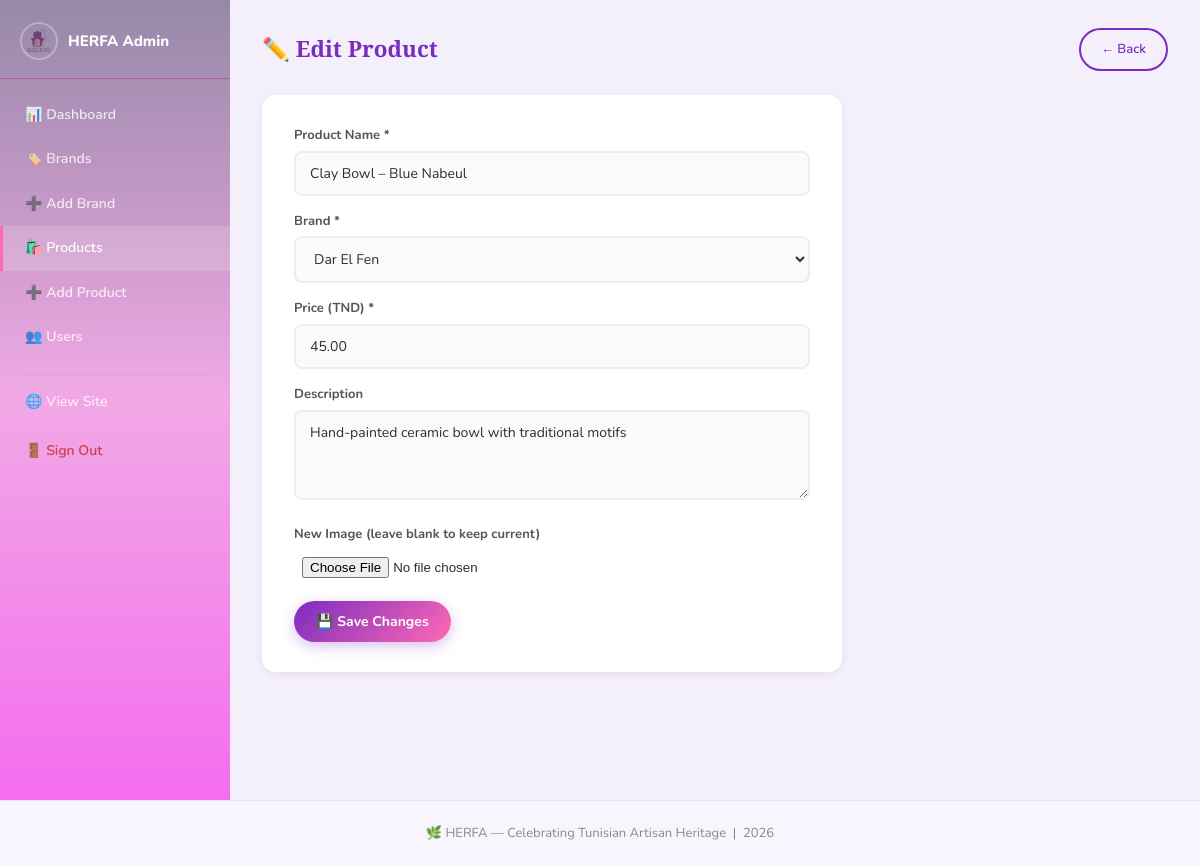
Page /admin/product_edit.php?id=1 (signed in) on the committed database.
### tables this page shows
CREATE TABLE IF NOT EXISTS products (
    id INT AUTO_INCREMENT PRIMARY KEY,
    name VARCHAR(120) NOT NULL,
    brand_id INT NOT NULL,
    price DECIMAL(10,2) NOT NULL,
    description TEXT,
    image VARCHAR(255),
    created_at DATETIME DEFAULT CURRENT_TIMESTAMP,
    FOREIGN KEY (brand_id) REFERENCES brands(id) ON DELETE CASCADE
);

CREATE TABLE IF NOT EXISTS brands (
    id INT AUTO_INCREMENT PRIMARY KEY,
    name VARCHAR(120) NOT NULL,
    category VARCHAR(80) NOT NULL,
    description TEXT,
    image VARCHAR(255),
    created_at DATETIME DEFAULT CURRENT_TIMESTAMP
);

### admin/product_edit.php (the view, shortened to what this page needs)
<?php
$pdo = getPDO();
$id  = (int)($_GET['id'] ?? 0);
$stmt = $pdo->prepare('SELECT * FROM products WHERE id=?');
$stmt->execute([$id]);
$product = $stmt->fetch();
$brands = $pdo->query('SELECT id, name FROM brands ORDER BY name')->fetchAll();
include '../includes/header.php';
?>
<div class="admin-layout">
    <aside class="sidebar">
        <div class="sidebar-logo"><img src="../images/logo-removebg-preview.png" alt="HERFA"><span>HERFA Admin</span></div>
        <nav class="sidebar-nav">
            <a href="dashboard.php" class="slink">📊 Dashboard</a>
            <a href="brands.php" class="slink">🏷️ Brands</a>
            <a href="brand_add.php" class="slink">➕ Add Brand</a>
            <a href="products.php" class="slink active">🛍️ Products</a>
            <a href="product_add.php" class="slink">➕ Add Product</a>
            <a href="users.php" class="slink">👥 Users</a>
            <hr class="sidebar-hr">
            <a href="../index.php" class="slink">🌐 View Site</a>
            <a href="../logout.php" class="slink slink-logout">🚪 Sign Out</a>
        </nav>
    </aside>
    <main class="admin-main">
        <div class="admin-topbar"><h2>✏️ Edit Product</h2><a href="products.php" class="btn-ghost">← Back</a></div>
        <div class="form-card">
            <form method="POST" action="product_edit.php?id=<?= $id ?>" enctype="multipart/form-data">
                <div class="form-group">
                    <label>Product Name *</label>
                    <input type="text" name="name" value="<?= htmlspecialchars($product['name']) ?>" required>
                </div>
                <div class="form-group">
                    <label>Brand *</label>
                    <select name="brand_id" required>
                        <?php foreach ($brands as $b): ?>
                        <option value="<?= $b['id'] ?>" <?= $product['brand_id'] == $b['id'] ? 'selected' : '' ?>>
                            <?= htmlspecialchars($b['name']) ?>
                        </option>
                        <?php endforeach; ?>
                    </select>
                </div>
                <div class="form-group">
                    <label>Price (TND) *</label>
                    <input type="number" name="price" step="0.01" min="0" value="<?= $product['price'] ?>" required>
                </div>
                <div class="form-group">
                    <label>Description</label>
                    <textarea name="description"><?= htmlspecialchars($product['description'] ?? '') ?></textarea>
                </div>
                <div class="form-group">
                    <label>New Image (leave blank to keep current)</label>
                    <input type="file" name="image" accept="image/*" class="file-input">
                </div>
                <button type="submit" class="btn-primary">💾 Save Changes</button>
            </form>
        </div>
    </main>
</div>
<?php include '../includes/footer.php'; ?>

### style.css (style rules this page uses)
:root { --purple: #7b2cbf; --purple-lt: #9d4edd; --pink: #ff69b4; --pink-lt: #ffb3d9; --teal: #0d9488; --bg: #f9f5ff; --card-bg: #ffffff; --text: #2e2e2e; --muted: #888; --border: #e8e0f4; --shadow-sm: 0 2px 10px rgba(123,44,191,.10); --shadow-md: 0 6px 24px rgba(123,44,191,.15); --shadow-lg: 0 12px 40px rgba(123,44,191,.20); --radius: 14px; --radius-sm: 8px; }
*, *::before, *::after { box-sizing: border-box; margin: 0; padding: 0; }
body { font-family: 'Nunito', 'Segoe UI', sans-serif; background: var(--bg); color: var(--text); min-height: 100vh; line-height: 1.6; }
a { color: var(--purple); text-decoration: none; }
.btn-primary { display: inline-block; padding: 11px 22px; background: linear-gradient(135deg, var(--purple), var(--pink)); color: white; border: none; border-radius: 25px; font-size: 14px; font-weight: 700; cursor: pointer; font-family: inherit; transition: opacity .2s, transform .15s, box-shadow .2s; box-shadow: 0 4px 14px rgba(123,44,191,.3); text-decoration: none; }
.btn-ghost { display: inline-block; padding: 9px 20px; border: 2px solid var(--purple); color: var(--purple); border-radius: 25px; font-size: 13px; font-weight: 600; transition: .2s; text-decoration: none; }
.form-group { margin-bottom: 15px; }
.form-group label { display:block; font-size:13px; font-weight:700; color:#555; margin-bottom:5px; }
input[type="text"], input[type="password"], input[type="email"], input[type="number"], textarea, select { width:100%; padding: 11px 14px; border: 2px solid #eee; border-radius: var(--radius-sm); font-size: 14px; font-family: inherit; transition: border-color .25s, box-shadow .25s; background: #fafafa; color: var(--text); }
textarea { resize:vertical; min-height:90px; }
.file-input { padding:8px; cursor:pointer; }
.admin-layout { display: grid; grid-template-columns: 230px 1fr; min-height: 100vh; }
.sidebar { background: linear-gradient(180deg, #9689a8 0%, #f1a8e5 50%, #f46def 100%); color: white; padding: 0; position: sticky; top:0; height:100vh; overflow-y:auto; }
.sidebar-logo { display: flex; align-items:center; gap:10px; padding: 22px 20px 18px; border-bottom: 1px solid rgba(193, 47, 171, 0.558); font-weight: 800; font-size: 15px; }
.sidebar-logo img { width:38px; height:38px; border-radius:50%; border:2px solid rgba(255,255,255,.3); }
.sidebar-nav { padding: 14px 0; }
.slink { display: block; padding: 11px 22px; color: rgba(255,255,255,.8); font-size: 14px; font-weight: 600; text-decoration: none; transition: background .2s, color .2s, padding-left .2s; border-left: 3px solid transparent; }
.slink.active { background:rgba(255,255,255,.15); color:white; border-left-color:var(--pink); }
.slink-logout { color:rgba(194, 46, 46, 0.85) !important; margin-top:4px; }
.sidebar-hr { border:none; border-top:1px solid rgba(255,255,255,.12); margin:10px 20px; }
.admin-main { padding: 28px 32px; background: #f4f0fb; overflow-y: auto; }
.admin-topbar { display: flex; align-items:center; justify-content:space-between; margin-bottom: 24px; }
.admin-topbar h2 { font-size:1.4rem; font-family:'Playfair Display',serif; color:var(--purple); }
.form-card { background: white; border-radius: var(--radius); padding: 30px 32px; box-shadow: var(--shadow-sm); max-width: 580px; }

### rows in the picture
products: name "Clay Bowl – Blue Nabeul", brand_id "Dar El Fen", price "45.00", description "Hand-painted ceramic bowl with traditional motifs"
